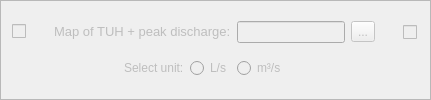
                 <widget class="QFrame" name="frame_3">
                  <property name="frameShape">
                   <enum>QFrame::StyledPanel</enum>
                  </property>
                  <property name="frameShadow">
                   <enum>QFrame::Raised</enum>
                  </property>
                  <layout class="QGridLayout" name="gridLayout_8">
                   <item row="0" column="0">
                    <layout class="QGridLayout" name="gridLayout_26">
                     <item row="0" column="0">
                      <widget class="QCheckBox" name="ch_1_pg4">
                       <property name="enabled">
                        <bool>false</bool>
                       </property>
                       <property name="sizePolicy">
                        <sizepolicy hsizetype="Fixed" vsizetype="Fixed">
                         <horstretch>13</horstretch>
                         <verstretch>0</verstretch>
                        </sizepolicy>
                       </property>
                       <property name="minimumSize">
                        <size>
                         <width>13</width>
                         <height>13</height>
                        </size>
                       </property>
                       <property name="text">
                        <string/>
                       </property>
                      </widget>
                     </item>
                     <item row="0" column="2">
                      <layout class="QGridLayout" name="gridLayout_51">
                       <item row="0" column="0" alignment="Qt::AlignLeft">
                        <widget class="QLabel" name="label_57">
                         <property name="enabled">
                          <bool>false</bool>
                         </property>
                         <property name="text">
                          <string>&lt;html&gt;&lt;head/&gt;&lt;body&gt;&lt;p&gt;&lt;span style=&quot; font-size:10pt;&quot;&gt;Map of TUH + peak discharge:&lt;/span&gt;&lt;/p&gt;&lt;/body&gt;&lt;/html&gt;</string>
                         </property>
                        </widget>
                       </item>
                       <item row="0" column="4">
                        <widget class="QLabel" name="label_62">
                         <property name="enabled">
                          <bool>false</bool>
                         </property>
                         <property name="sizePolicy">
                          <sizepolicy hsizetype="Preferred" vsizetype="Preferred">
                           <horstretch>0</horstretch>
                           <verstretch>0</verstretch>
                          </sizepolicy>
                         </property>
                         <property name="minimumSize">
                          <size>
                           <width>16</width>
                           <height>16</height>
                          </size>
                         </property>
                         <property name="maximumSize">
                          <size>
                           <width>16</width>
                           <height>16</height>
                          </size>
                         </property>
                         <property name="toolTip">
                          <string>&lt;html&gt;&lt;head/&gt;&lt;body&gt;&lt;p&gt;Add this file to current QGIS project.&lt;/p&gt;&lt;/body&gt;&lt;/html&gt;</string>
                         </property>
                         <property name="text">
                          <string/>
                         </property>
                         <property name="pixmap">
                          <pixmap resource="resources.qrc">:/plugins/hidroPixel/icons/icons/info(2).png</pixmap>
                         </property>
                         <property name="scaledContents">
                          <bool>true</bool>
                         </property>
                        </widget>
                       </item>
                       <item row="0" column="5">
                        <widget class="QCheckBox" name="ch_7_pg4">
                         <property name="enabled">
                          <bool>false</bool>
                         </property>
                         <property name="sizePolicy">
                          <sizepolicy hsizetype="Expanding" vsizetype="Fixed">
                           <horstretch>0</horstretch>
                           <verstretch>0</verstretch>
                          </sizepolicy>
                         </property>
                         <property name="minimumSize">
                          <size>
                           <width>16</width>
                           <height>16</height>
                          </size>
                         </property>
                         <property name="maximumSize">
                          <size>
                           <width>16</width>
                           <height>16</height>
                          </size>
                         </property>
                         <property name="text">
                          <string/>
                         </property>
                         <property name="checkable">
                          <bool>true</bool>
                         </property>
                         <property name="checked">
                          <bool>false</bool>
                         </property>
                        </widget>
                       </item>
                       <item row="0" column="1">
                        <widget class="QLineEdit" name="le_1_pg4">
                         <property name="enabled">
                          <bool>false</bool>
                         </property>
                         <property name="sizePolicy">
                          <sizepolicy hsizetype="Minimum" vsizetype="Fixed">
                           <horstretch>0</horstretch>
                           <verstretch>0</verstretch>
                          </sizepolicy>
                         </property>
                         <property name="minimumSize">
                          <size>
                           <width>60</width>
                           <height>0</height>
                          </size>
                         </property>
                         <property name="maximumSize">
                          <size>
                           <width>158</width>
                           <height>24</height>
                          </size>
                         </property>
                         <property name="clearButtonEnabled">
                          <bool>true</bool>
                         </property>
                        </widget>
                       </item>
                       <item row="0" column="2">
                        <widget class="QToolButton" name="tbtn_pg4_1">
                         <property name="enabled">
                          <bool>false</bool>
                         </property>
                         <property name="text">
                          <string>...</string>
                         </property>
                        </widget>
                       </item>
                      </layout>
                     </item>
                     <item row="0" column="1">
                      <widget class="QLabel" name="label_50">
                       <property name="enabled">
                        <bool>false</bool>
                       </property>
                       <property name="sizePolicy">
                        <sizepolicy hsizetype="Preferred" vsizetype="Preferred">
                         <horstretch>0</horstretch>
                         <verstretch>0</verstretch>
                        </sizepolicy>
                       </property>
                       <property name="minimumSize">
                        <size>
                         <width>16</width>
                         <height>16</height>
                        </size>
                       </property>
                       <property name="maximumSize">
                        <size>
                         <width>16</width>
                         <height>16</height>
                        </size>
                       </property>
                       <property name="toolTip">
                        <string>&lt;html&gt;&lt;head/&gt;&lt;body&gt;&lt;p&gt;In development...&lt;/p&gt;&lt;/body&gt;&lt;/html&gt;</string>
                       </property>
                       <property name="text">
                        <string/>
                       </property>
                       <property name="pixmap">
                        <pixmap resource="resources.qrc">:/plugins/hidroPixel/icons/icons/info(2).png</pixmap>
                       </property>
                       <property name="scaledContents">
                        <bool>true</bool>
                       </property>
                      </widget>
                     </item>
                    </layout>
                   </item>
                   <item row="1" column="0">
                    <layout class="QHBoxLayout" name="horizontalLayout_18">
                     <item>
                      <spacer name="horizontalSpacer_5">
                       <property name="orientation">
                        <enum>Qt::Horizontal</enum>
                       </property>
                       <property name="sizeHint" stdset="0">
                        <size>
                         <width>40</width>
                         <height>20</height>
                        </size>
                       </property>
                      </spacer>
                     </item>
                     <item>
                      <widget class="QLabel" name="label_5">
                       <property name="enabled">
                        <bool>false</bool>
                       </property>
                       <property name="text">
                        <string>&lt;html&gt;&lt;head/&gt;&lt;body&gt;&lt;p align=&quot;justify&quot;&gt;Select unit:&lt;/p&gt;&lt;/body&gt;&lt;/html&gt;</string>
                       </property>
                      </widget>
                     </item>
                     <item>
                      <layout class="QHBoxLayout" name="horizontalLayout_13">
                       <item>
                        <layout class="QHBoxLayout" name="horizontalLayout_8">
                         <item>
                          <widget class="QRadioButton" name="rb_1_pg4">
                           <property name="enabled">
                            <bool>false</bool>
                           </property>
                           <property name="text">
                            <string>L/s</string>
                           </property>
                          </widget>
                         </item>
                        </layout>
                       </item>
                       <item>
                        <layout class="QHBoxLayout" name="horizontalLayout_10">
                         <item>
                          <widget class="QRadioButton" name="rb_2_pg4">
                           <property name="enabled">
                            <bool>false</bool>
                           </property>
                           <property name="text">
                            <string>m³/s</string>
                           </property>
                          </widget>
                         </item>
                         <item>
                          <widget class="QLabel" name="label_60">
                           <property name="enabled">
                            <bool>false</bool>
                           </property>
                           <property name="sizePolicy">
                            <sizepolicy hsizetype="Preferred" vsizetype="Preferred">
                             <horstretch>0</horstretch>
                             <verstretch>0</verstretch>
                            </sizepolicy>
                           </property>
                           <property name="minimumSize">
                            <size>
                             <width>16</width>
                             <height>16</height>
                            </size>
                           </property>
                           <property name="maximumSize">
                            <size>
                             <width>16</width>
                             <height>16</height>
                            </size>
                           </property>
                           <property name="toolTip">
                            <string>&lt;html&gt;&lt;head/&gt;&lt;body&gt;&lt;p&gt;Select the output file unit. &lt;/p&gt;&lt;/body&gt;&lt;/html&gt;</string>
                           </property>
                           <property name="text">
                            <string/>
                           </property>
                           <property name="pixmap">
                            <pixmap resource="resources.qrc">:/plugins/hidroPixel/icons/icons/info(2).png</pixmap>
                           </property>
                           <property name="scaledContents">
                            <bool>true</bool>
                           </property>
                          </widget>
                         </item>
                        </layout>
                       </item>
                      </layout>
                     </item>
                     <item>
                      <spacer name="horizontalSpacer_7">
                       <property name="orientation">
                        <enum>Qt::Horizontal</enum>
                       </property>
                       <property name="sizeHint" stdset="0">
                        <size>
                         <width>40</width>
                         <height>20</height>
                        </size>
                       </property>
                      </spacer>
                     </item>
                    </layout>
                   </item>
                  </layout>
                 </widget>
